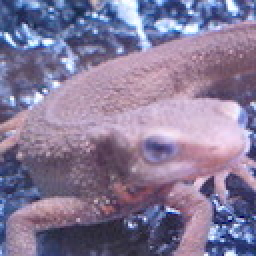
#> input picture q11_20/imori.jpg, 128 x 128 px (shown 2 times larger)
$ python q15_16.py   (older library calls are emulated)
#> lines starting #> are read from the running program, lines starting #| are printed output that depends on the picture
#> in main, img is the input picture: shape (128, 128, 3); mean B, G, R 152.8, 121.8, 134.1
import numpy as np
import cv2


def rgb2gray(img):
    b = img[:,:,0]
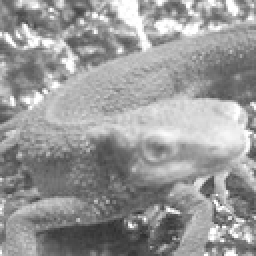
#> b: shape (128, 128) (shown 2 times larger); min 46, max 255, mean 152.8
    g = img[:,:,1]
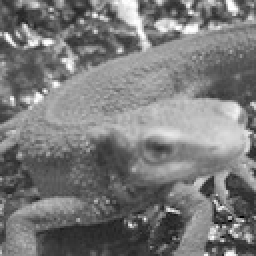
#> g: shape (128, 128) (shown 2 times larger); min 0, max 255, mean 121.8
    r = img[:,:,2]
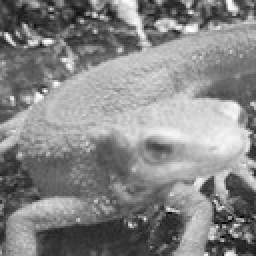
#> r: shape (128, 128) (shown 2 times larger); min 0, max 255, mean 134.1
    res = 0.2126 * r + 0.7152 * g + 0.0722 * b
    return res.astype(np.uint8)

def sobel(img):
    vm = np.array([[1,2,1],[0,0,0],[-1,-2,-1]])
    hm = np.array([[1,0,-1],[2,0,-2],[1,0,-1]])
    k_size =3
    pad = k_size//2
    h,w = img.shape
#> h = 128; w = 128
    hd = np.zeros((h+pad*2,w+pad*2)).astype(np.float)
    hd[1:h+pad,1:w+pad] = img
    vd = hd.copy()
    temp = hd.copy()

    for i in range(1,h+pad):
        for j in range(1,w+pad):
            hd[i,j] = np.sum(hm*temp[i-pad:i+pad+1, j-pad:j+pad+1])
            vd[i,j] = np.sum(vm*temp[i-pad:i+pad+1, j-pad:j+pad+1])
    hd = np.clip(hd, 0, 255)
    vd = np.clip(vd, 0, 255)
    hd = hd[pad:h+pad,pad:w+pad].astype(np.uint8)
#> hd: shape (128, 128)
    vd = vd[pad:h+pad,pad:w+pad].astype(np.uint8)
#> vd: shape (128, 128)
    return hd,vd

def prewitt(img):
    vm = np.array([[-1,-1,-1],[0,0,0],[1,1,1]])
    hm = np.array([[-1,0,1],[-1,0,1],[-1,0,1]])
    k_size =3
    pad = k_size//2
    h,w = img.shape
#> h = 128; w = 128
    hd = np.zeros((h+pad*2,w+pad*2)).astype(np.float)
    hd[1:h+pad,1:w+pad] = img
    vd = hd.copy()
    temp = hd.copy()

    for i in range(1,h+pad):
        for j in range(1,w+pad):
            hd[i,j] = np.sum(hm*temp[i-pad:i+pad+1, j-pad:j+pad+1])
            vd[i,j] = np.sum(vm*temp[i-pad:i+pad+1, j-pad:j+pad+1])
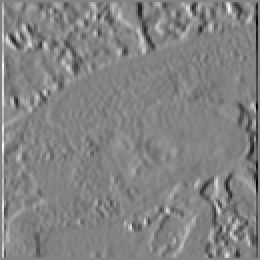
#> hd: shape (130, 130) float64 (shown 2 times larger); min -560, max 529, mean -0.1; drawn with min black and max white
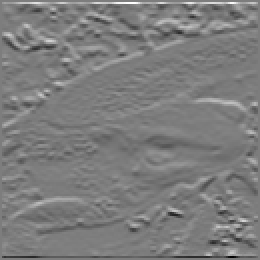
#> vd: shape (130, 130) float64 (shown 2 times larger); min -721, max 747, mean -0.6; drawn with min black and max white
    hd = np.clip(hd, 0, 255)
    vd = np.clip(vd, 0, 255)
    hd = hd[pad:h+pad,pad:w+pad].astype(np.uint8)
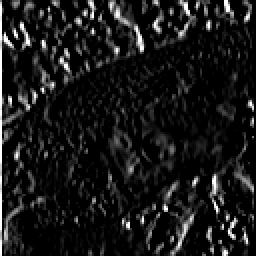
#> hd: shape (128, 128) (shown 2 times larger); min 0, max 255, mean 24.3
    vd = vd[pad:h+pad,pad:w+pad].astype(np.uint8)
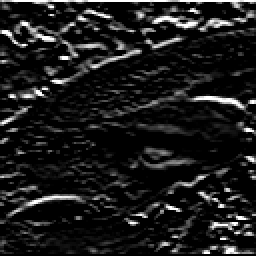
#> vd: shape (128, 128) (shown 2 times larger); min 0, max 255, mean 27.9
    return hd,vd

def main():
    img = cv2.imread("imori.jpg")
    img = rgb2gray(img)
    shd,svd = sobel(img)
    phd,pvd = prewitt(img)

    cv2.imwrite("result15_v.jpg",svd)
    cv2.imwrite("result15_h.jpg",shd)
    cv2.imwrite("result16_v.jpg",pvd)
    cv2.imwrite("result16_h.jpg",phd)

    cv2.imshow("shd", shd)
    cv2.imshow("svd", svd)
    cv2.imshow("pvd", pvd)
    cv2.imshow("phd", phd)
    cv2.waitKey(0)
    cv2.destroyAllWindows()
main()
